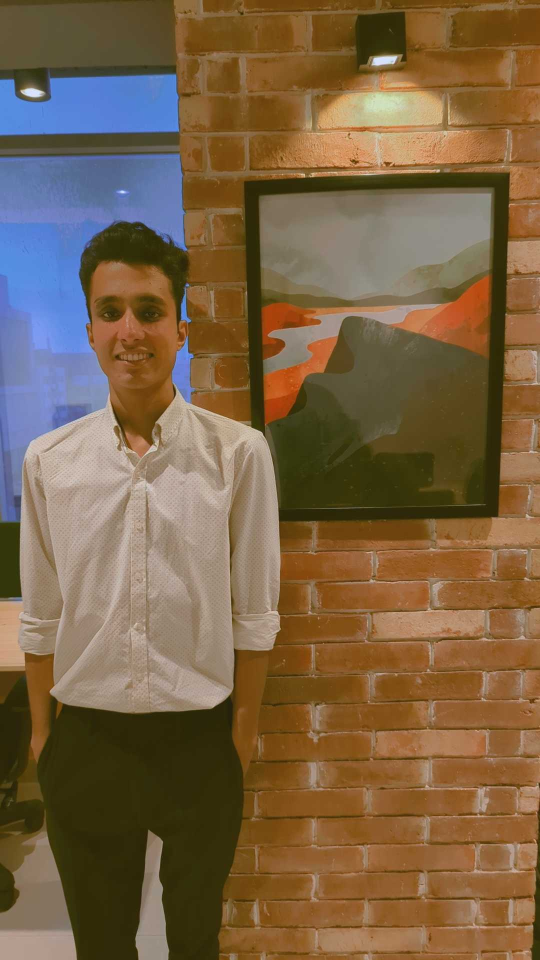
#> input picture Masking/hasnain.jpg, 1080 x 1920 px (shown at 1/2 size)
$ jupyter execute --allow-errors test.ipynb
#> lines starting #> are read from the running program, lines starting #| are printed output that depends on the picture
### Masking/preprocess/humanparsing/run_parsing.py
import pdb
from pathlib import Path
import sys
import os
import onnxruntime as ort
PROJECT_ROOT = Path(__file__).absolute().parents[0].absolute()
sys.path.insert(0, str(PROJECT_ROOT))
from parsing_api import onnx_inference
import torch


class Parsing:
    def __init__(self, gpu_id: int):
#> called with gpu_id = -1
        self.gpu_id = gpu_id
        torch.cuda.set_device(gpu_id)
#> (this line was passed over: torch is not available in this run)
        session_options = ort.SessionOptions()
        session_options.graph_optimization_level = ort.GraphOptimizationLevel.ORT_ENABLE_ALL
        session_options.execution_mode = ort.ExecutionMode.ORT_SEQUENTIAL
        session_options.add_session_config_entry('gpu_id', str(gpu_id))
        self.session = ort.InferenceSession(os.path.join(Path(__file__).absolute().parents[2].absolute(), 'ckpt/humanparsing/parsing_atr.onnx'),
                                            sess_options=session_options, providers=['CPUExecutionProvider'])
        self.lip_session = ort.InferenceSession(os.path.join(Path(__file__).absolute().parents[2].absolute(), 'ckpt/humanparsing/parsing_lip.onnx'),
                                                sess_options=session_options, providers=['CPUExecutionProvider'])


    # [4 lines left out: function __call__, not called in this run]

### Masking/test.ipynb
[cell 1]
from PIL import Image
import cv2
import numpy
from time import time

from preprocess.humanparsing.run_parsing import Parsing
from preprocess.openpose.run_openpose import OpenPose
import matplotlib.pyplot as plt
#> (the rest of this cell did not finish here and is left out)

#> (a cell that did not finish here is left out)

[cell 3]
# human_img = Image.open("/Users/zohaib.munir/Downloads/2024-07-18_05-44-21_7351.png").convert('RGB').resize((768,1024))
human_img = Image.open("hasnain.jpg").convert('RGB')
#> human_img is the input picture: PIL image 1080x1920 RGB; mean R, G, B 122.5, 98.5, 69.7
target_size = human_img.size
#> target_size = (1080, 1920)
human_img = human_img.resize(((768,1024)))
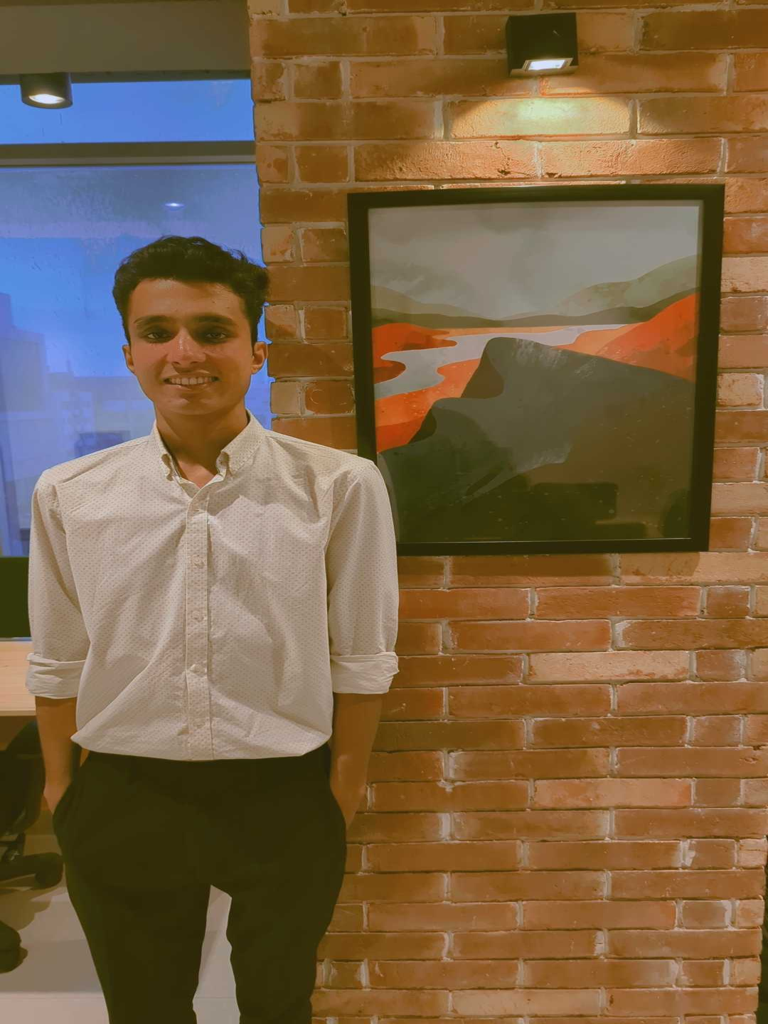
#> human_img: PIL image 768x1024 RGB; mean R, G, B 122.5, 98.5, 69.7
target_size
#> Out = (1080, 1920)

#> (a cell that did not finish here is left out)

#> (a cell that did not finish here is left out)

#> (a cell that did not finish here is left out)

#> (a cell that did not finish here is left out)

#> (a cell that did not finish here is left out)

#> (a cell that did not finish here is left out)

#> (a cell that did not finish here is left out)

[cell 11]
import numpy as np
import cv2
from PIL import Image
from preprocess.humanparsing.run_parsing import Parsing
from preprocess.openpose.run_openpose import OpenPose

class Masking:
    def __init__(self):
        self.parsing_model = Parsing(-1)

$ run again, with Input_Images/WhatsApp Image 2024-07-30 at 02.50.57 (1).jpeg copied over Masking/hasnain.jpg
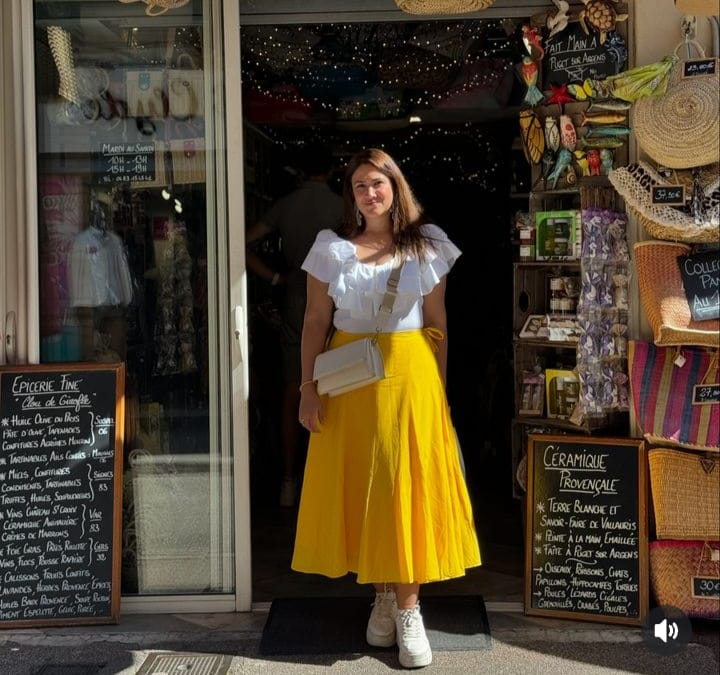
#> input picture Input_Images/WhatsApp Image 2024-07-30 at 02.50.57 (1).jpeg, 720 x 675 px
#> human_img is the input picture: PIL image 720x675 RGB; mean R, G, B 76.8, 64.8, 46.9
#> `human_img = human_img.resize(((768,1024)))`:
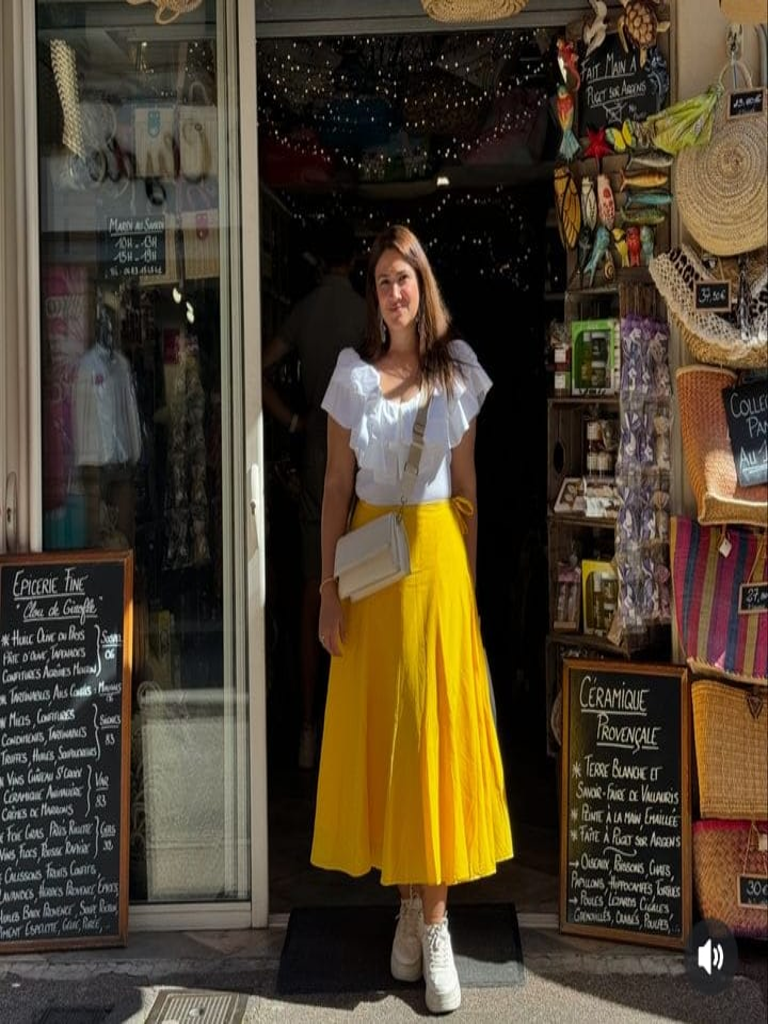
#> human_img: PIL image 768x1024 RGB; mean R, G, B 76.8, 64.8, 47

$ run again, with Input_Images/WhatsApp Image 2024-07-30 at 02.50.57.jpeg copied over Masking/hasnain.jpg
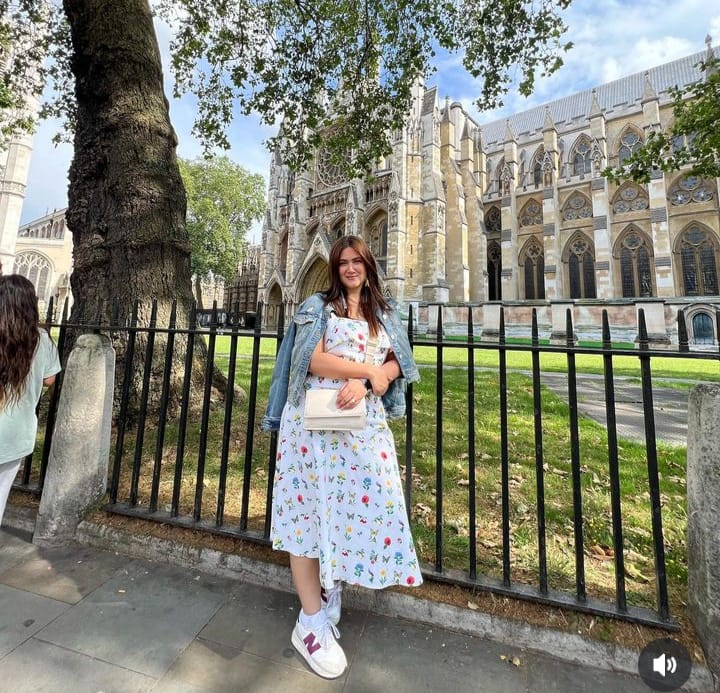
#> input picture Input_Images/WhatsApp Image 2024-07-30 at 02.50.57.jpeg, 720 x 693 px
#> human_img is the input picture: PIL image 720x693 RGB; mean R, G, B 128.2, 128.9, 116.3
#> `human_img = human_img.resize(((768,1024)))`:
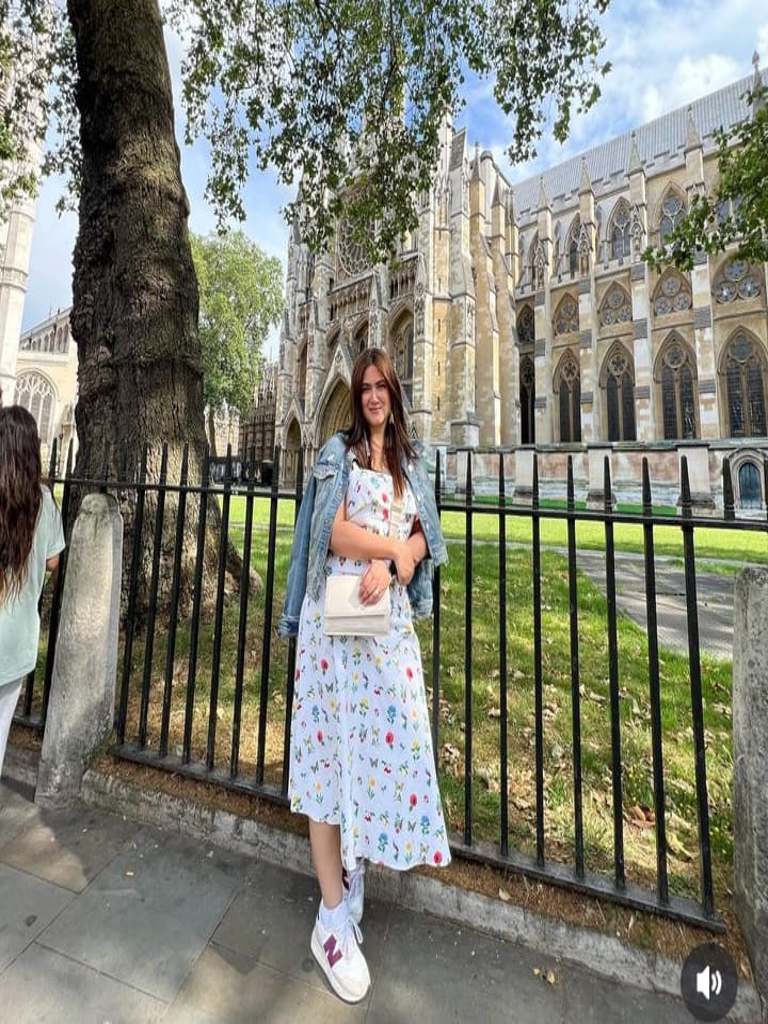
#> human_img: PIL image 768x1024 RGB; mean R, G, B 128.2, 128.9, 116.3
